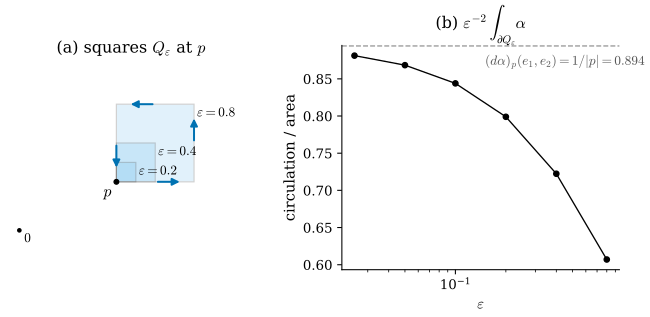

Recreate this plot in Python.
"""Figure 35.4.2: the exterior derivative as circulation per unit area (Section 35.4, Proposition 35.4.13).

The 1-form alpha = r dtheta = (-y dx + x dy)/r = star dr on R^2 minus the origin has d alpha = dx ^ dy / r
(Example 35.2.7(c)). At p = (1, 0.5) the coefficient is 1/|p| = 0.894.
(a) The squares Q_eps = p + [0, eps]^2 for eps = 0.8, 0.4, 0.2 with their counterclockwise boundaries (blue arrows on
    the largest one, black outlines); the black dot at the lower left is the origin.
(b) The circulation per area (1/eps^2) * (line integral of alpha around the boundary of Q_eps) against eps
    (black dots), with the limit (d alpha)_p(e1, e2) = 0.894 (grey dashed line). The error is about proportional
    to eps.
Self-checks: for each eps the boundary integral equals the integral of d alpha over Q_eps (Corollary 35.4.10,
Gauss-Legendre); the ratio converges to 1/|p| with error O(eps).
"""
import sys
from pathlib import Path

import numpy as np

import dgfig

sys.path.insert(0, str(Path(__file__).resolve().parents[1] / "lib"))
import ch35  # noqa: E402

dgfig.setup()
import matplotlib.pyplot as plt  # noqa: E402
from matplotlib.patches import FancyArrowPatch, Rectangle  # noqa: E402

C = dgfig.COLORS
p = np.array([1.0, 0.5])
limit = 1 / np.linalg.norm(p)


def alpha(q):
    r = np.hypot(*q)
    return np.array([-q[1], q[0]]) / r


def loop_integral(eps):
    corners = [p, p + [eps, 0], p + [eps, eps], p + [0, eps], p]
    tot = 0.0
    for a, b in zip(corners[:-1], corners[1:]):
        tot += ch35.line_integral_num(alpha, lambda t, a=a, b=b: a + t * (b - a), lambda t, a=a, b=b: b - a, 0, 1, m=30)
    return tot


def area_integral(eps, m=30):
    t, w = ch35.gauss01(m)
    return sum(wi * wj * eps ** 2 / np.hypot(p[0] + eps * ti, p[1] + eps * tj)
               for ti, wi in zip(t, w) for tj, wj in zip(t, w))


eps_list = np.array([0.8, 0.4, 0.2, 0.1, 0.05, 0.025])
ratio = []
for e in eps_list:
    L = loop_integral(e)
    assert abs(L - area_integral(e)) < 1e-12
    ratio.append(L / e ** 2)
ratio = np.array(ratio)
err = np.abs(ratio - limit)
assert np.all(np.diff(err) < 0) and abs(err[-1] / err[-2] - 0.5) < 0.05
assert abs(limit - 0.894) < 5e-4

fig, (axA, axB) = plt.subplots(1, 2, figsize=(6.6, 3.2), gridspec_kw=dict(width_ratios=[1, 1.1]))
for e in (0.8, 0.4, 0.2):
    axA.add_patch(Rectangle(tuple(p), e, e, facecolor=C["region"], alpha=0.18, edgecolor=C["main"], lw=0.9, zorder=2))
corners = [p, p + [0.8, 0], p + [0.8, 0.8], p + [0, 0.8], p]
for a, b in zip(corners[:-1], corners[1:]):
    axA.add_patch(FancyArrowPatch(tuple(a + 0.5 * (b - a)), tuple(a + 0.85 * (b - a)), arrowstyle="-|>",
                                  mutation_scale=11, color=C["tangent"], lw=1.5, zorder=4))
axA.plot(*p, "o", color=C["main"], ms=3.5, zorder=5)
axA.text(p[0] - 0.05, p[1] - 0.15, r"$p$", fontsize=12, ha="right")
for e, yo in [(0.8, 0.82), (0.4, 0.42), (0.2, 0.22)]:
    axA.text(p[0] + e + 0.03, p[1] + e - 0.02, rf"$\varepsilon = {e}$", fontsize=10, va="top")
axA.plot([0], [0], "o", color=C["main"], ms=2.5)
axA.text(0.05, -0.12, r"$0$", fontsize=10)
dgfig.schematic_axes(axA, xlim=(-0.15, 2.45), ylim=(-0.25, 1.75))
axA.set_title(r"(a) squares $Q_\varepsilon$ at $p$", fontsize=12)

axB.plot(eps_list, ratio, "o-", color=C["main"], ms=4, lw=1.0, zorder=3)
axB.axhline(limit, color=C["aux"], ls="--", lw=1.0, zorder=1)
axB.text(0.45, limit - 0.012, r"$(d\alpha)_p(e_1, e_2) = 1/|p| = 0.894$", fontsize=10, va="top", ha="center",
         color="#555555")
axB.set_xscale("log")
axB.set_xlabel(r"$\varepsilon$")
axB.set_ylabel("circulation / area")
axB.set_title(r"(b) $\varepsilon^{-2}\,\int_{\partial Q_\varepsilon}\alpha$", fontsize=12)
for sp_ in ("top", "right"):
    axB.spines[sp_].set_visible(False)
fig.subplots_adjust(left=0.01, right=0.98, bottom=0.17, top=0.9, wspace=0.32)
dgfig.save(fig, __file__)
print("ratios:", np.round(ratio, 4))
